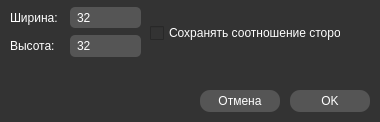
<?xml version="1.0" encoding="UTF-8"?>
<ui version="4.0">
 <class>NewFileWindow</class>
 <widget class="QWidget" name="NewFileWindow">
  <property name="windowModality">
   <enum>Qt::ApplicationModal</enum>
  </property>
  <property name="geometry">
   <rect>
    <x>0</x>
    <y>0</y>
    <width>380</width>
    <height>122</height>
   </rect>
  </property>
  <property name="windowTitle">
   <string>SettingsWindow</string>
  </property>
  <property name="styleSheet">
   <string notr="true">QWidget {
	background: rgb(51, 51, 51);
	color: white;
}

QSpinBox {
	border: none;
	border-radius: 5px;
	padding: 2px 5px;
	background: #555;
}

QPushButton {
	border: none;
	border-radius: 10px;
	padding: 5px 10px;
	background: #555;
	color: white;
}</string>
  </property>
  <widget class="QLabel" name="label">
   <property name="geometry">
    <rect>
     <x>10</x>
     <y>35</y>
     <width>51</width>
     <height>21</height>
    </rect>
   </property>
   <property name="styleSheet">
    <string notr="true"/>
   </property>
   <property name="text">
    <string>Высота:</string>
   </property>
  </widget>
  <widget class="QLabel" name="label_2">
   <property name="geometry">
    <rect>
     <x>10</x>
     <y>10</y>
     <width>51</width>
     <height>16</height>
    </rect>
   </property>
   <property name="styleSheet">
    <string notr="true"/>
   </property>
   <property name="text">
    <string>Ширина:</string>
   </property>
  </widget>
  <widget class="QSpinBox" name="widthBox">
   <property name="geometry">
    <rect>
     <x>70</x>
     <y>7</y>
     <width>71</width>
     <height>21</height>
    </rect>
   </property>
   <property name="styleSheet">
    <string notr="true"/>
   </property>
   <property name="wrapping">
    <bool>false</bool>
   </property>
   <property name="frame">
    <bool>true</bool>
   </property>
   <property name="buttonSymbols">
    <enum>QAbstractSpinBox::NoButtons</enum>
   </property>
   <property name="accelerated">
    <bool>false</bool>
   </property>
   <property name="minimum">
    <number>1</number>
   </property>
   <property name="maximum">
    <number>4096</number>
   </property>
   <property name="value">
    <number>32</number>
   </property>
  </widget>
  <widget class="QSpinBox" name="heightBox">
   <property name="geometry">
    <rect>
     <x>70</x>
     <y>35</y>
     <width>71</width>
     <height>22</height>
    </rect>
   </property>
   <property name="styleSheet">
    <string notr="true"/>
   </property>
   <property name="buttonSymbols">
    <enum>QAbstractSpinBox::NoButtons</enum>
   </property>
   <property name="minimum">
    <number>1</number>
   </property>
   <property name="maximum">
    <number>4096</number>
   </property>
   <property name="value">
    <number>32</number>
   </property>
  </widget>
  <widget class="QCheckBox" name="keepAspectRatioCheckbox">
   <property name="geometry">
    <rect>
     <x>150</x>
     <y>23</y>
     <width>191</width>
     <height>20</height>
    </rect>
   </property>
   <property name="text">
    <string>Сохранять соотношение сторон</string>
   </property>
  </widget>
  <widget class="QPushButton" name="okButton">
   <property name="geometry">
    <rect>
     <x>290</x>
     <y>90</y>
     <width>80</width>
     <height>22</height>
    </rect>
   </property>
   <property name="cursor">
    <cursorShape>PointingHandCursor</cursorShape>
   </property>
   <property name="styleSheet">
    <string notr="true"/>
   </property>
   <property name="text">
    <string>OK</string>
   </property>
  </widget>
  <widget class="QPushButton" name="cancelButton">
   <property name="geometry">
    <rect>
     <x>200</x>
     <y>90</y>
     <width>80</width>
     <height>22</height>
    </rect>
   </property>
   <property name="cursor">
    <cursorShape>PointingHandCursor</cursorShape>
   </property>
   <property name="text">
    <string>Отмена</string>
   </property>
  </widget>
 </widget>
 <resources/>
 <connections/>
</ui>
